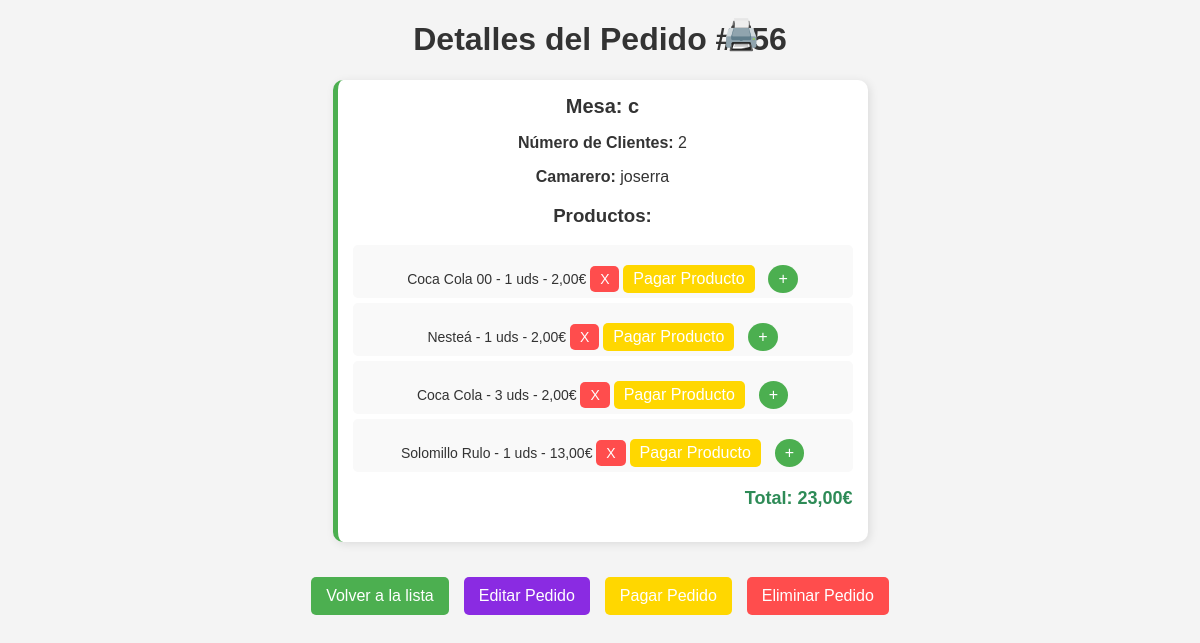
The page /pedidos/156/ (signed in) on the database its author committed.
### tapAppGestion/models.py (models this page shows, shortened)
class Pedido(models.Model):
    mesa = models.CharField(max_length=50)
    numero_clientes = models.PositiveIntegerField()
    productos = models.ManyToManyField(Producto, through='PedidoProducto')
    camarero = models.ForeignKey(User, on_delete=models.CASCADE)  #camarero que toma el pedido
    pagado = models.BooleanField(default=False)
    fecha = models.DateTimeField(default=now)
    fecha_cierre = models.DateTimeField(null=True, blank=True)  # Fecha cuando se pagó

class PedidoProducto(models.Model):
    pedido = models.ForeignKey(Pedido, on_delete=models.CASCADE)
    producto = models.ForeignKey(Producto, on_delete=models.CASCADE)
    cantidad = models.PositiveIntegerField(default=1)
    nota = models.TextField(blank=True, null=True)  # Nuevo campo para notas

class Producto(models.Model):
    CATEGORIAS = (
        ('Cervezas', 'Cervezas'),
        ('Bebida/Refresco', 'Bebida/Refresco'),
        ('Copa Vino', 'Copa Vino'),
        ('Botellas Vino', 'Botellas Vino'),
        ('Fuera de Carta', 'Fuera de Carta'),
        ('Pan', 'Pan'),
        ('Tapas o ½ Ración', 'Tapas o ½ Ración'),
        ('Entrantes', 'Entrantes'),
        ('Pescados', 'Pescados'),
        ('Carnes Ibéricas', 'Carnes Ibéricas'),
        ('Carnes Ternera', 'Carnes Ternera'),
        ('Bocadillos', 'Bocadillos'),
        ('Postres', 'Postres'),
        ('Cafés', 'Cafés'),
        ('Bebidas Alcohólicas', 'Bebidas Alcohólicas'),
        ('Desayunos', 'Desayunos'),
        ('Oferta del día', 'Oferta del día'),
    )
    nombre = models.CharField(max_length=100)
    categoria = models.CharField(max_length=50, choices=CATEGORIAS)
    precio = models.DecimalField(max_digits=6, decimal_places=2)
    imagen = models.ImageField(upload_to='productos/', blank=True, null=True)
    cantidad = models.PositiveIntegerField(default=0)  # Campo para la cantidad en el almacén
    es_barril = models.BooleanField(default=False)
    litros_disponibles = models.DecimalField(max_digits=6, decimal_places=2, null=True, blank=True)
    kilos_disponibles = models.DecimalField(max_digits=6, decimal_places=2, null=True, blank=True)

### tapAppGestion/views.py (the view)
# urls.py: path('pedidos/<int:pedido_id>/', views.detalles_pedido, name='detalles_pedido'),
@login_required
def detalles_pedido(request, pedido_id):
    pedido = get_object_or_404(Pedido, id=pedido_id)
    productos_pedido = PedidoProducto.objects.filter(pedido=pedido).select_related('producto')
    total_pedido = sum(pp.producto.precio * pp.cantidad for pp in productos_pedido)
    return render(request, 'detalles_pedido.html', {
        'pedido': pedido,
        'productos_pedido': productos_pedido,
        'total_pedido': round(total_pedido, 2)
    })

### tapAppGestion/templates/detalles_pedido.html (shortened to what this page needs)
{% load static %}
<!DOCTYPE html>
<html lang="es">
<head>
    <link rel="stylesheet" type="text/css" href="{% static 'css/stylesListaPedidos.css' %}">
</head>
<body>
    <main class="pedido-detalles-container">
        <h1 class="pedido-titulo">Detalles del Pedido #{{ pedido.id }}</h1>
    <a href="{% url 'generar_ticket_cliente' pedido.id %}" target="_blank" title="Imprimir ticket"
       style="
           position: absolute;
           top: 17px;
           right: 440px;
           font-size: 30px;
           text-decoration: none;
           color: black;
       ">
        🖨️
    </a>
        <div class="pedido-card">
            <h2>Mesa: {{ pedido.mesa }}</h2>
            <p><strong>Número de Clientes:</strong> {{ pedido.numero_clientes }}</p>
            <p><strong>Camarero:</strong> {{ pedido.camarero.username }}</p>
            <h3>Productos:</h3>
            <ul class="pedido-productos">
                {% for producto_pedido in productos_pedido %}
                <li>
                    {{ producto_pedido.producto.nombre }} - {{ producto_pedido.cantidad }} uds - {{ producto_pedido.producto.precio }}€
                    <a href="{% url 'eliminar_producto_pedido' pedido.id producto_pedido.producto.id %}"
                        class="eliminar-btn-details">X</a>
                    {% if producto_pedido.cantidad > 1 or productos_pedido|length > 1%}
                        <form action="{% url 'pagar_producto' pedido.id producto_pedido.id %}" method="post" style="display:inline;">
                            <button type="submit" class="pagar-btn-individual">Pagar Producto</button>
                        </form>
                    {% endif %}
                    <button type="button" class="nota-btn" onclick="toggleNota({{ producto_pedido.id }})">+</button>
                </li>
                {% endfor %}
            </ul>
            <p class="pedido-total">Total: {{ total_pedido }}€</p>
        </div>
        <div class="botones-container">
            <form action="{% url 'lista_pedidos' %}" method="get">
                <button type="submit" class="volver-btn">Volver a la lista</button>
            </form>
            <form action="{% url 'editar_pedido' pedido.id %}" method="get">
                <button type="submit" class="editar-btn">Editar Pedido</button>
            </form>
            <form action="{% url 'pagar_pedido' pedido.id %}" method="post"
                onsubmit="return confirm('¿Estás seguro de que quieres pagar este pedido? No se podrá editar después.');">
                <button type="submit" class="pagar-btn">Pagar Pedido</button>
            </form>
            <form action="{% url 'eliminar_pedido' pedido.id %}" method="POST"
                onsubmit="return confirm('¿Estás seguro de que quieres eliminar este pedido?');">
                <button type="submit" class="eliminar-btn">Eliminar Pedido</button>
            </form>
        </div>
    </main>
</body>
</html>

### tapAppGestion/static/css/stylesListaPedidos.css (style rules this page uses)
body { font-family: Arial, sans-serif; background-color: #f4f4f4; color: #333; margin: 0; padding: 0; }
.pedido-card { background: white; border-radius: 10px; box-shadow: 2px 2px 10px rgba(0, 0, 0, 0.1); padding: 15px; width: 500px; border-left: 5px solid #4CAF50; }
.pedido-card h2 { font-size: 20px; margin: 0 0 10px 0; color: #333; }
.pedido-productos { list-style: none; padding: 0; }
.pedido-productos li { background: #f9f9f9; margin: 5px 0; padding: 5px; border-radius: 5px; font-size: 14px; }
.pedido-total { font-size: 18px; font-weight: bold; color: #2E8B57; text-align: right; margin-top: 10px; }
.pedido-card { transition: transform 0.2s ease-in-out; }
.botones-container { display: flex; justify-content: center; margin-top: 20px; gap: 15px; }
.eliminar-btn { background-color: #ff4d4d; color: white; border: none; padding: 10px 15px; font-size: 16px; border-radius: 5px; cursor: pointer; margin-top: 15px; width: 100%; text-align: center; }
.volver-btn { background-color: #4CAF50; color: white; border: none; padding: 10px 15px; font-size: 16px; border-radius: 5px; cursor: pointer; margin-top: 15px; text-align: center; }
.eliminar-btn-details { background-color: #ff4d4d; color: white; border: none; padding: 5px 10px; font-size: 14px; border-radius: 5px; cursor: pointer; text-decoration: none; }
.editar-btn { background-color: #8A2BE2; color: white; border: none; padding: 10px 15px; font-size: 16px; border-radius: 5px; cursor: pointer; margin-top: 15px; text-align: center; }
.pedido-detalles-container { display: flex; flex-direction: column; align-items: center; text-align: center; margin: auto; max-width: 600px; }
.pagar-btn { background-color: #FFD700; color: white; border: none; padding: 10px 15px; font-size: 16px; border-radius: 5px; cursor: pointer; margin-top: 15px; text-align: center; }
.pagar-btn-individual { background-color: #FFD700; color: white; border: none; padding: 5px 10px; font-size: 16px; border-radius: 5px; cursor: pointer; margin-top: 15px; text-align: center; }
.nota-btn { background-color: #4CAF50; color: white; border: none; padding: 5px 10px; font-size: 16px; cursor: pointer; margin-left: 10px; border-radius: 50%; transition: 0.3s; }

### rows shown on the page
Pedido: id "156", mesa "c", numero_clientes "2", camarero.username "joserra"
PedidoProducto: producto.nombre "Coca Cola 00", cantidad "1", producto.precio "2,00", shows "Pagar Producto"
PedidoProducto: producto.nombre "Nesteá", cantidad "1", producto.precio "2,00", shows "Pagar Producto"
PedidoProducto: producto.nombre "Coca Cola", cantidad "3", producto.precio "2,00", shows "Pagar Producto"
PedidoProducto: producto.nombre "Solomillo Rulo", cantidad "1", producto.precio "13,00", shows "Pagar Producto"

### other values the page prints
{{ total_pedido }} "23,00"
